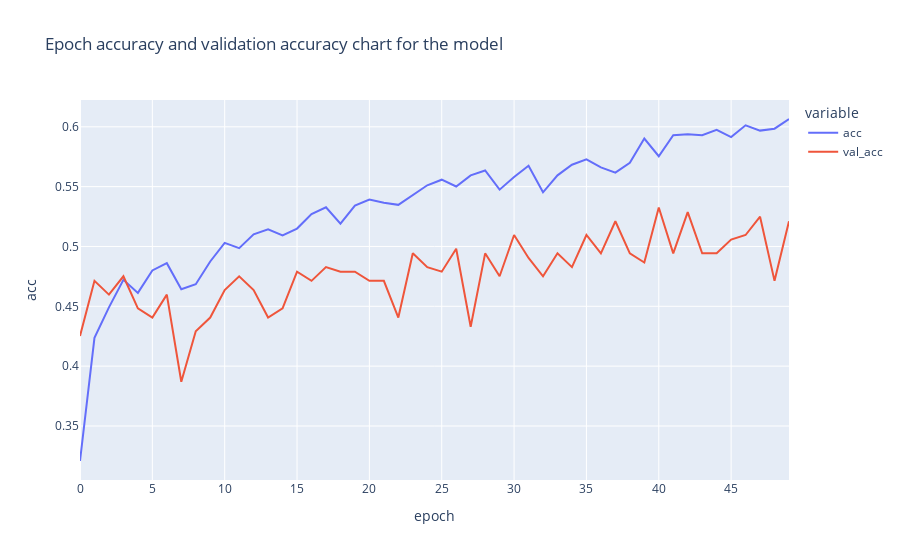

Notebook source saved alongside this figure:
### Code cell
import plotly.express as px
fig=px.line(histopt.history,y=['acc','val_acc'],
           labels={'index':'epoch','value':'acc'},
           title=f'Epoch accuracy and validation accuracy chart for the model')
fig.show()

### Figure 1 — Plotly figure (JSON) as saved in the notebook; plotly's stock layout.template omitted (floating-point values rounded to 4 significant figures)
{"data": [{"hovertemplate": "variable=acc<br>epoch=%{x}<br>acc=%{y}<extra></extra>", "legendgroup": "acc", "line": {"color": "#636efa", "dash": "solid"}, "marker": {"symbol": "circle"}, "mode": "lines", "name": "acc", "orientation": "v", "showlegend": true, "type": "scatter", "x": [0, 1, 2, 3, 4, 5, 6, 7, 8, 9, 10, 11, 12, 13, 14, 15, 16, 17, 18, 19, 20, 21, 22, 23, 24, 25, 26, 27, 28, 29, 30, 31, 32, 33, 34, 35, 36, 37, 38, 39, 40, 41, 42, 43, 44, 45, 46, 47, 48, 49], "xaxis": "x", "y": [0.3207, 0.4236, 0.4491, 0.4721, 0.4612, 0.48, 0.4861, 0.4642, 0.4685, 0.4875, 0.503, 0.4986, 0.5101, 0.5143, 0.5093, 0.515, 0.5271, 0.5327, 0.519, 0.5342, 0.5392, 0.5366, 0.5348, 0.5432, 0.5511, 0.5558, 0.5501, 0.5594, 0.5635, 0.5475, 0.558, 0.5675, 0.5453, 0.5594, 0.5683, 0.5728, 0.5661, 0.5616, 0.5699, 0.5901, 0.5754, 0.593, 0.5938, 0.593, 0.5974, 0.5914, 0.6013, 0.5968, 0.5984, 0.6065], "yaxis": "y"}, {"hovertemplate": "variable=val_acc<br>epoch=%{x}<br>acc=%{y}<extra></extra>", "legendgroup": "val_acc", "line": {"color": "#EF553B", "dash": "solid"}, "marker": {"symbol": "circle"}, "mode": "lines", "name": "val_acc", "orientation": "v", "showlegend": true, "type": "scatter", "x": [0, 1, 2, 3, 4, 5, 6, 7, 8, 9, 10, 11, 12, 13, 14, 15, 16, 17, 18, 19, 20, 21, 22, 23, 24, 25, 26, 27, 28, 29, 30, 31, 32, 33, 34, 35, 36, 37, 38, 39, 40, 41, 42, 43, 44, 45, 46, 47, 48, 49], "xaxis": "x", "y": [0.4253, 0.4713, 0.4598, 0.4751, 0.4483, 0.4406, 0.4598, 0.387, 0.4291, 0.4406, 0.4636, 0.4751, 0.4636, 0.4406, 0.4483, 0.4789, 0.4713, 0.4828, 0.4789, 0.4789, 0.4713, 0.4713, 0.4406, 0.4943, 0.4828, 0.4789, 0.4981, 0.433, 0.4943, 0.4751, 0.5096, 0.4904, 0.4751, 0.4943, 0.4828, 0.5096, 0.4943, 0.5211, 0.4943, 0.4866, 0.5326, 0.4943, 0.5287, 0.4943, 0.4943, 0.5057, 0.5096, 0.5249, 0.4713, 0.5211], "yaxis": "y"}], "layout": {"legend": {"title": {"text": "variable"}, "tracegroupgap": 0}, "title": {"text": "Epoch accuracy and validation accuracy chart for the model"}, "xaxis": {"anchor": "y", "domain": [0, 1], "title": {"text": "epoch"}}, "yaxis": {"anchor": "x", "domain": [0, 1], "title": {"text": "acc"}}}}
